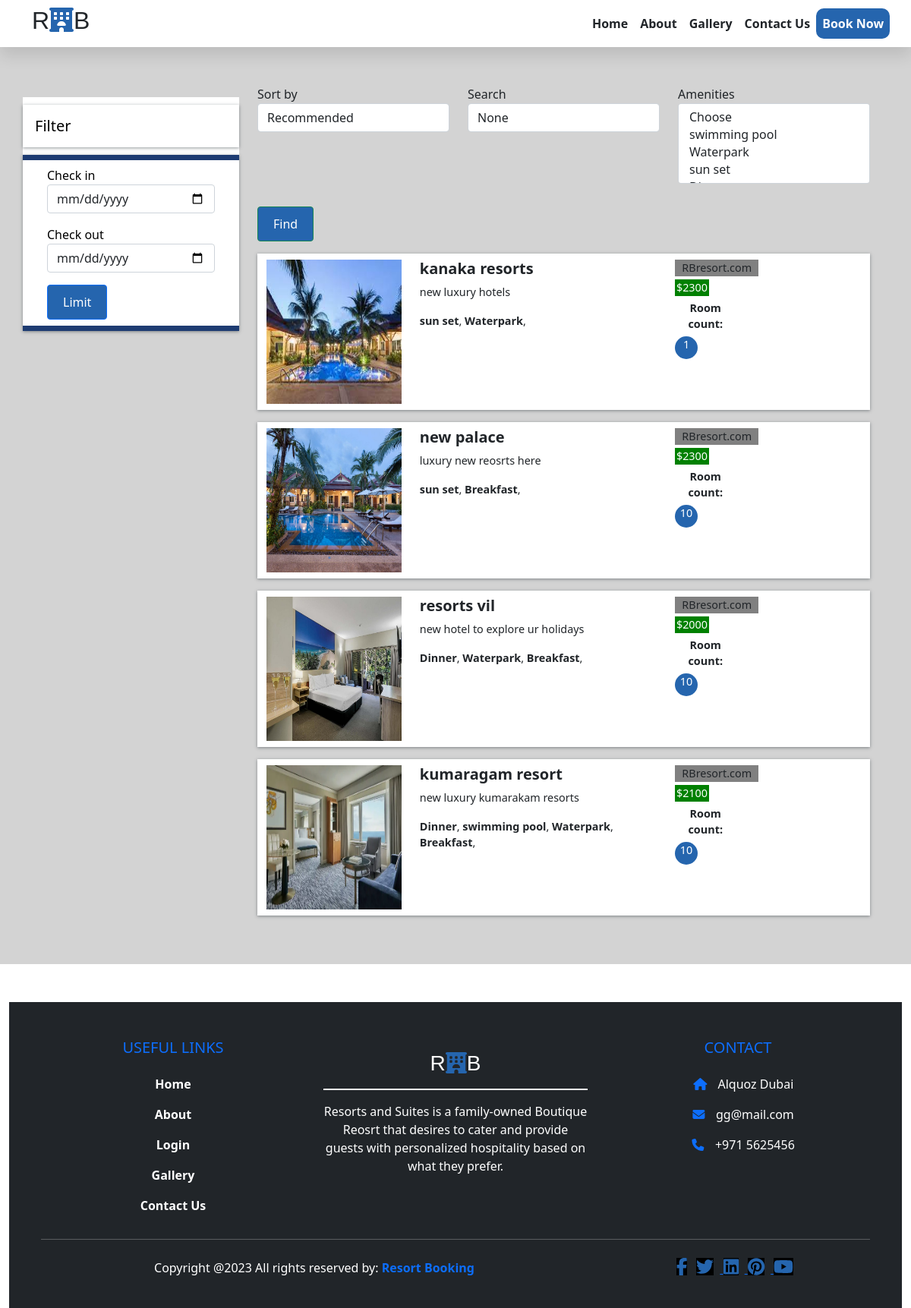
Page /bookingnew on the committed database.
### myapp/models.py (models this page shows, shortened)
class BaseModel(models.Model):
    uid=models.UUIDField(default=uuid.uuid4  , editable=False, primary_key=True)
    created_at=models.DateField(auto_now_add=True)
    updated_at=models.DateField(auto_now_add=True)
    class Meta:
        abstract=True

class booking(BaseModel):
    hotel_name=models.CharField(max_length=100)
    hotel_price=models.IntegerField()
    description=models.TextField()
    amenities=models.ManyToManyField(Amenities)
    room_count=models.IntegerField(default=10)

class HotelImages(BaseModel):
    hotel=models.ForeignKey(booking,related_name="images",on_delete=models.CASCADE)
    images=models.ImageField(upload_to="hotel")

class Amenities(BaseModel):
    aminity_name=models.CharField(max_length=100)

### myapp/views.py (the view)
# urls.py: path("bookingnew",views.bookingnew,name="booking"),
def bookingnew(request):
    amenities_objs = Amenities.objects.all()
    hotels_objs = booking.objects.all()
    sort_by = request.GET.get('sort_by')
    search = request.GET.get('search')
    amenities = request.GET.getlist('amenities')
    print(amenities)
    if sort_by:
        if sort_by == 'ASC':
            hotels_objs = hotels_objs.order_by('hotel_price')
        elif sort_by == 'DSC':
            hotels_objs = hotels_objs.order_by('-hotel_price')
    if search:
        hotels_objs = hotels_objs.filter(
            Q(hotel_name__icontains = search) |
            Q(description__icontains=search))
    if len(amenities):
        hotels_objs = hotels_objs.filter(amenities__aminity_name__in = amenities)
    context = {'amenities_objs' : amenities_objs , 'hotels_objs' : hotels_objs,'sort_by':sort_by,
               'search':search,'amenities':amenities
               }
    return render(request,"bookingnew.html",context)

### templates/bookingnew.html (shortened to what this page needs)
{% extends "navbar.html"%}
{% block content%}
{%load static%}
<section class="search-container mt-5 pt-5">
    <div class="container">
        <div class="row">
            <div class="col-lg-3">
                <div class="row mt-2 justify-content-between">
                    <div class="filter-card">
                        <h5>Filter</h5>
                        <form action="#" style= "background: #fff;
                        border-bottom: 7px solid #1e3c72;
                        border-top: 7px solid #1e3c72;
                        color: black
                        padding: 0 2rem;">
                            <div class="row form-group">
                                <div class="col-md-12">
                                    <label for="mintopay">Check in</label>
                                    <p>
                                        <input type="date" name="checkin" id="checkin" class="form-control">
                                    </p>
                                </div>
                                <div class="col-md-12">
                                    <label for="maxtopay">Check out</label>
                                    <p>
                                        <input type="date" name="checkout" id="checkout" class="form-control">
                                    </p>
                                </div>
                            </div>
                            <div class="row form-group">
                                <div class="col-md-12">
                                    <input type="submit" class="btn btn-primary btn-block" value="Limit">
                                </div>
                            </div>
                        </form>
                    </div>
                </div>
            </div>
            <div class="col-lg-9  px-4 mb-5">
                <form>
                <div class="row mt-3">
                    <div class="col-md-4">
                    <div class="form-inline">
                        <label class="" for="exampleFormControlSelect1">Sort by</label>
                        <select class="form-control" name="sort_by" id="exampleFormControlSelect1">
                            <option value="">Recommended</option>
                        </select>
                    </div>
                    </div>
                    <div class="col-md-4">
                        <div class="form-inline">
                            <label class="" for="exampleFormControlSelect1">Search</label>
                            <input name="search" class="form-control" value="{{search}}" placeholder="Search">
                        </div>
                    </div>
                    <div class="col-md-4">
                        <div class="form-inline">
                           <label class="" for="exampleFormControlSelect1">Amenities</label>
                            <select name="amenities" class="form-control" multiple>
                            <option value="">Choose</option>
                            {% for amenities_obj in amenities_objs %}
                            <option {% if amenities_obj.aminity_name in amenities %} selected {%endif%}value="{{amenities_obj.aminity_name}}">{{amenities_obj.aminity_name}}</option>
                                {% endfor %}
                        </select>
                        </div>
                    </div>
                    <div class="col-md-4">
                            <button style="margin-top: 30px;" type="submit" class="btn btn-success">Find</button>
                        </div>
                </div>
                </form>
                {% for hotels_obj in hotels_objs %}
                <div class="row search-card-result">
                    <div class="col-md-3">
                    <a href="hotel-detail{{hotels_obj.uid}}">
                    <img class="img-fluid" src="/media/{{hotels_obj.images.first.images}}" alt="Card image cap">
                    </a>
                </div>
                    <div class="col-md-5">
                        <h5>{{hotels_obj.hotel_name}}</h5>
                        <p>
                            {{hotels_obj.description|truncatechars:150}}
                        </p>
                        <p>
                            {%for amenitie in hotels_obj.amenities.all %}
                            <b>{{amenitie.aminity_name}}</b>,
                            {% endfor %}
                        </p>
                    </div>
                    <div class="col-md-2 border-left text-center more-offers">
                        <p style="background-color:gray;">RBresort.com</p>
                        <p style="background-color:green;color:white;width:45px;">${{hotels_obj.hotel_price}}</p>
                        <p style="padding-right:30px;"><b>Room count:</b></p>
                        <p style="background-color:#2565AE;color:white;border-radius:15px;height:30px;
                        width:30px;">{{hotels_obj.room_count}}</p>
                    </div>
                    <div class="col-md-2 border-left text-center more-offers">
                    </div>
                </div>
                {% endfor %}
            </div>
        </div>
    </div>
</section>
{% endblock%}

### templates/navbar.html (shortened to what this page needs)
{% load static%}
<!DOCTYPE html>
<html>
  <head>
    <link rel="stylesheet" href=" https://cdn.jsdelivr.net/npm/bootstrap@5.1.3/dist/css/bootstrap.min.css ">
    <link rel="stylesheet" href="https://use.fontawesome.com/releases/v5.2.0/css/all.css">
    <link rel="stylesheet" href="path/to/font-awesome/css/font-awesome.min.css">
    <link href="{% static 'fontawesomefree/css/all.min.css' %}" rel="stylesheet" type="text/css">
    <link rel="stylesheet" href="{%static '/css/style.css'%}">
  </head>
  <body>
    <nav class="navbar navbar-light bg-white navbar-expand-md fixed-top ">
      <div class="container">
        <div class="col-6 text-left pl-md-0">
          <h2 class="text-dark" style= "font-family:'Gill Sans', 'Gill Sans MT', Calibri, 'Trebuchet MS', sans-serif;">R<i class="fa-solid fa-hotel" style="color:#2565AE"></i>B </h2>
        </div>
        <div
          class="collapse navbar-collapse justify-content-center col-md-8 navbar-collapse-3" id="navbarSupportedContent">
          <ul class="navbar-nav  fw-bold">
            <li class="nav-item active">
              <a class="nav-link text-dark" href="{% url 'index' %}">Home </a>
            </li>
            <li class="nav-item">
              <a class="nav-link text-dark" href="{% url 'about' %}">About</a>
            </li>
            <li class="nav-item">
            <li class="nav-item">
              <a class="nav-link text-dark" href="{% url 'gallery' %}">Gallery</a>
            </li>
             <li class="nav-item">
              <a class="nav-link text-dark" href="{% url 'contact1' %}">Contact Us</a>
            </li>
            <li class="nav-item">
              <a class="nav-link text-white" href="{% url 'booking' %}" style="border-radius:10px;background-color:#2565AE;">Book Now</a>
            </li>
          </ul>
        </div>
      </div>
    </nav>
  {%block content%} {%endblock%}
  <section id="contact" class="text-center">
    <div class="container-fluid">
        <div class="row">
            <div class="col section-intro text-center">
                  <footer class="bg-dark text-white pt-5 pb-4">
                    <div class="container text-center text-md-left">
                      <div class="row text-center text-md-left">
                        <div class="col-sm-4">
                          <h5 class="text-uppercase mb-4 font-weight-bold text-primary">Useful Links</h5>
                          <p>
                            <a href="{% url 'index' %}" class="text-white" style="text-decoration:none;">Home</a>
                          </p>
                          <p>
                            <a href="{% url 'about' %}" class="text-white" style="text-decoration:none;">About</a>
                          </p>
                          <p>
                            <a href="{% url 'login' %}" class="text-white" style="text-decoration:none;">Login</a>
                          </p>
                          <p>
                            <a href="{% url 'gallery' %}" class="text-white" style="text-decoration:none;">Gallery</a>
                          </p>
                          <p>
                            <a href="{% url 'contact1' %}" class="text-white" style="text-decoration:none;">Contact Us</a>
                          </p>
                        </div>
                        <div class="col-sm-4">
                          <h3 class="text-white" style= "font-family:'Gill Sans', 'Gill Sans MT', Calibri, 'Trebuchet MS', sans-serif;">R<i class="fa-solid fa-hotel" style="color:#2565AE"></i>B </h3>
                          <p>Resorts and Suites is a family-owned Boutique Reosrt that desires to cater and provide
                             guests with personalized hospitality based on what they prefer.</p>
                        </div>
                        <div class="col-sm-4">
                          <h5 class="text-uppercase mb-4 font-weight-bold text-primary">Contact</h5>
                          <p>
                          <i class="fa-solid fa-house text-primary" style="padding-left:0.9em; padding-right:0.9em;"></i>Alquoz Dubai
                          </p>
                          <p>
                          <i class="fa-solid fa-envelope text-primary" style="padding-left:0.9em; padding-right:0.9em;"></i>gg@mail.com
                          </p>
                          <p>
                            <i class="fa-solid fa-phone text-primary" style="padding-left:0.9em; padding-right:0.9em;"></i>+971 5625456
                          </p>
                        </div>
                      </div>
                      <hr class="mb-4">
                      <div class="row align-items-center">
                        <div class="col-md-7 col-lg-8">
                          <p>Copyright @2023 All rights reserved by:
                          <a href="#" style="text-decoration: none;">
                            <strong class="text-primary">Resort Booking</strong>
                          </a>
                        </p>
                        </div>
                        <div class="col-md-5 col-lg-4">
                          <div class="text-center text-md-right">
                            <ul class="list-unstyled list-inline">
                              <li class="list-inline-item">
                              <a href="https://www.facebook.com/login.php/"> <i class="fa-brands fa-facebook-f"   style="background-color:black;font-size:23px;color:#2565AE" ></i></a>
                              </li>
                              <li class="list-inline-item">
                                <a href="https://twitter.com/i/flow/signup" ><i class="fa-brands fa-twitter" style="background-color:black;font-size:23px;color:#2565AE"></i>
                              </li>
                              <li class="list-inline-item">
                                <a href="https://www.linkedin.com/" ><i class="fa-brands fa-linkedin" style="background-color:black;font-size:23px;color:#2565AE"></i>
                              </li>
                              <li class="list-inline-item">
                                <a href="https://www.pinterest.com/login/" ><i class="fa-brands fa-pinterest" style="background-color:black;font-size:23px;color:#2565AE"></i>
                              </li>
                              <li class="list-inline-item">
                                <a href="https://www.youtube.com/"><i class="fa-brands fa-youtube" style="background-color:black;font-size:23px;color:#2565AE"></i>
                              </li>
                            </ul>
                          </div>
                        </div>
                      </div>
                    </div>
                  </footer>
  </body>
</html>

### static/css/style.css (style rules this page uses)
.btn { background-color: #2565AE; padding:10px 20px; transition: all 0.4s ease; }
li { text-decoration: none; transition: all 0.4s ease; font-weight: 800; }
a { font-weight: 700; }
.navbar { box-shadow: 0 12px 20px rgba(0,0,0,0.1); }
section { padding-top: 50px; padding-bottom: -100px; z-index: 2; }
.btn { justify-content: center; }
#process h2, h3 { border-bottom: 2px solid #fff; color: #fff; margin: 1rem 0; padding: 0 0 1rem 0; }
.search-container { background: #d3d3d3; }
.search-card-result { box-shadow: 0px 1px 4px rgba(41, 51, 57, 0.5); margin: 1rem 0; padding: 0.5rem 0; background-color: #fff; }
.search-card-result img { height: 190px; }
.search-card-result h5 { font-style: 1.1rem; font-weight: 700; }
.search-card-result p { font-size: 0.9rem; }
.search-card-result .more-offers p { margin-bottom: 0.3rem; }
.filter-card { padding: 0; background: #fff; color: black; }
.filter-card h5 { margin: 10px 0; padding: 1rem; box-shadow: 0px 1px 4px rgba(41, 51, 57, 0.5); color: #000; }
.filter-card form { box-shadow: 0px 1px 4px rgba(41, 51, 57, 0.5); padding: 0.5rem 2rem; }
.fa-twitter { background: #55ACEE; color: white; }
.fa-linkedin { background: #007bb5; color: white; }
.fa-youtube { background: #bb0000; color: white; }
.fa-pinterest { background: #cb2027; color: white; }

### rows in the picture
booking: images.first.images (picture), hotel_name "kanaka resorts", description "new luxury hotels", hotel_price "2300", room_count "1"
Amenities: aminity_name "sun set"
Amenities: aminity_name "Waterpark"
booking: images.first.images (picture), hotel_name "new palace", description "luxury new reosrts here", hotel_price "2300", room_count "10"
Amenities: aminity_name "Breakfast"
booking: images.first.images (picture), hotel_name "resorts vil", description "new hotel to explore ur holidays", hotel_price "2000", room_count "10"
Amenities: aminity_name "Dinner"
booking: images.first.images (picture), hotel_name "kumaragam resort", description "new luxury kumarakam resorts", hotel_price "2100", room_count "10"
Amenities: aminity_name "swimming pool"
